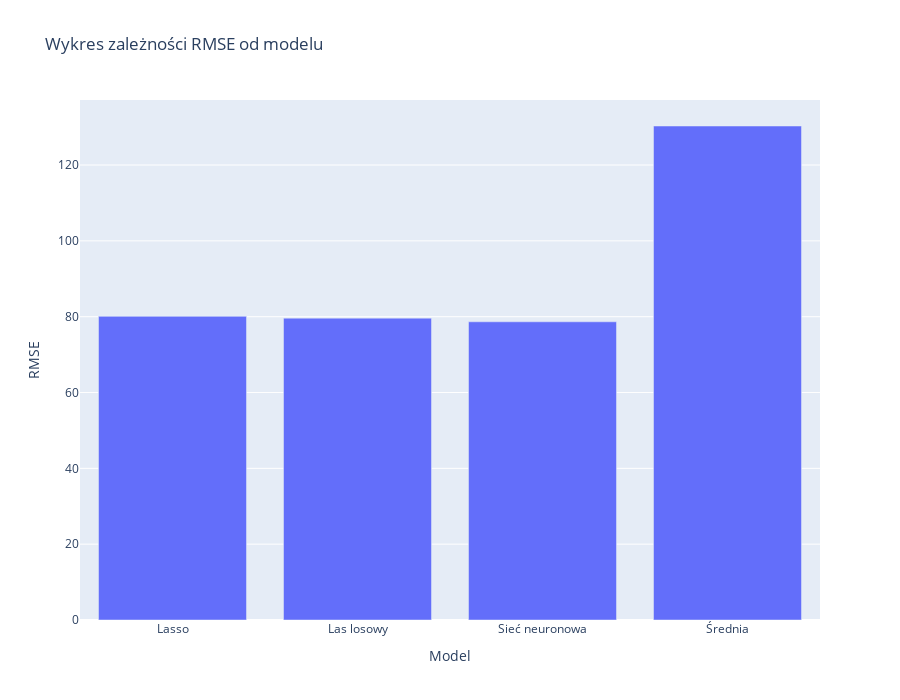

The cell this chart's notebook holds for it:
### Code cell
fig = px.bar(df_compare, x=df_compare["Nazwa"],y=df_compare["RMSE"], height=700, title='Wykres zależności RMSE od modelu', labels={'y':'Wartość RMSE [%]','Nazwa':'Model'})
fig.show()

### Figure 1 — Plotly figure (JSON) as saved in the notebook; plotly's stock layout.template omitted (floating-point values rounded to 4 significant figures)
{"data": [{"alignmentgroup": "True", "hovertemplate": "Model=%{x}<br>RMSE=%{y}<extra></extra>", "legendgroup": "", "marker": {"color": "#636efa", "pattern": {"shape": ""}}, "name": "", "offsetgroup": "", "orientation": "v", "showlegend": false, "textposition": "auto", "type": "bar", "x": ["Lasso", "Las losowy", "Sieć neuronowa", "Średnia"], "xaxis": "x", "y": [80.09, 79.62, 78.66, 130.3], "yaxis": "y"}], "layout": {"barmode": "relative", "height": 700, "legend": {"tracegroupgap": 0}, "title": {"text": "Wykres zależności RMSE od modelu"}, "xaxis": {"anchor": "y", "domain": [0, 1], "title": {"text": "Model"}}, "yaxis": {"anchor": "x", "domain": [0, 1], "title": {"text": "RMSE"}}}}
